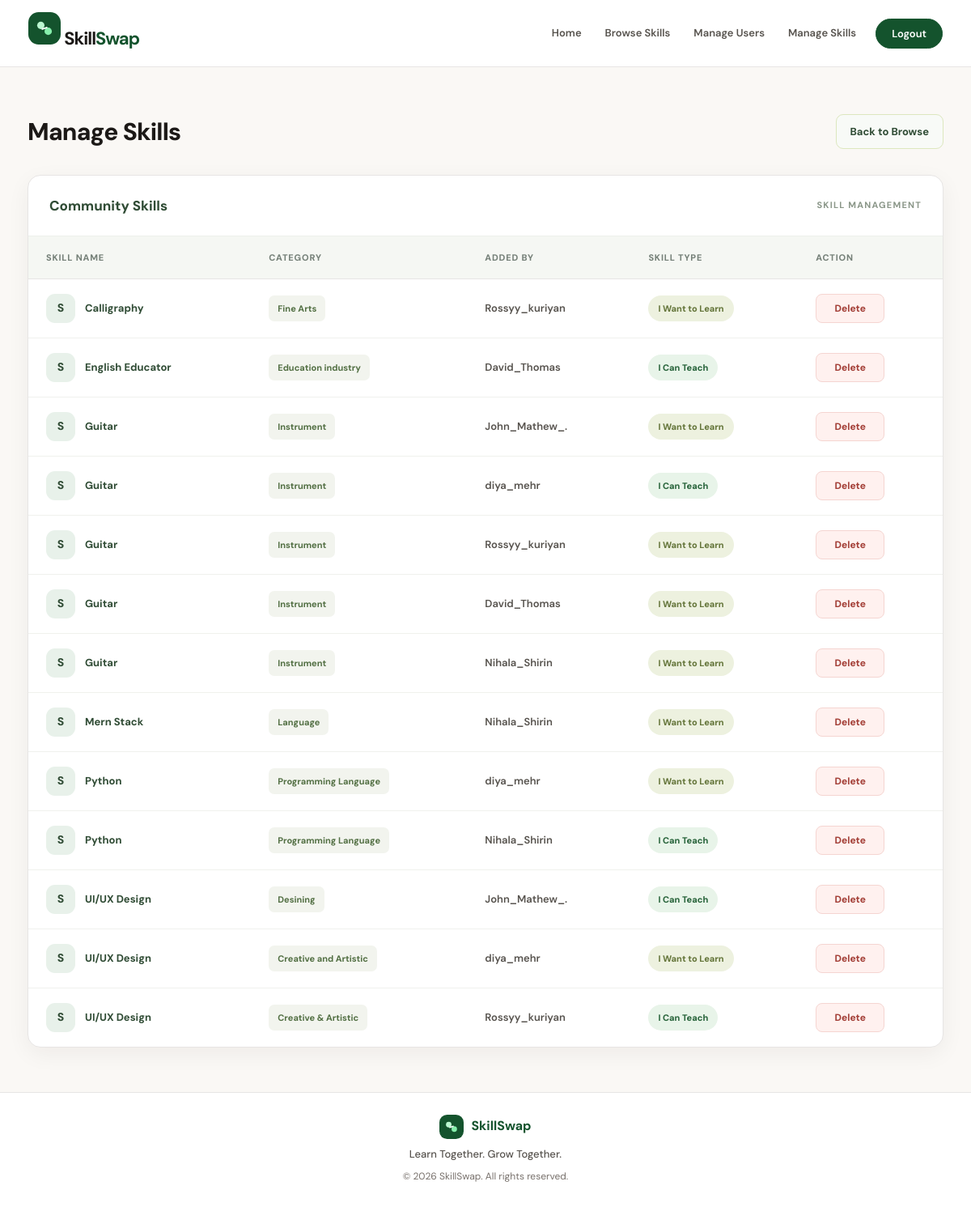
/admin-panel/manage-skills/ (signed in), run on the app's committed database.
### skills/models.py (models this page shows, shortened)
class UserSkill(models.Model):
    SKILL_TYPE_CHOICES = [
        ('TEACH', 'I Can Teach'),
        ('LEARN', 'I Want to Learn'),
    ]
    user = models.ForeignKey(User, on_delete=models.CASCADE)
    skill = models.ForeignKey(Skill, on_delete=models.CASCADE)
    skill_type = models.CharField(
        max_length=10,
        choices=SKILL_TYPE_CHOICES
    )

class Skill(models.Model):
    name = models.CharField(max_length=100)
    category = models.ForeignKey(
    SkillCategory,
    on_delete=models.SET_NULL,
    null=True,
    blank=True,
    related_name="skills"
    )

class SkillCategory(models.Model):
    name = models.CharField(max_length=100, unique=True)

### admin_panel/views.py (the view)
# urls.py: path('manage-skills/', views.manage_skills, name='manage_skills'),
@login_required
@user_passes_test(is_admin)
def manage_skills(request):
    skills = UserSkill.objects.select_related(
        'user',
        'skill',
        'skill__category'
    ).order_by('skill__name')
    return render(
        request,
        'admin_panel/manage_skills.html',
        {'skills': skills}
    )

### admin_panel/views.py (called while the page is built)
def is_admin(user):
    return user.is_staff or user.is_superuser

### admin_panel/templates/admin_panel/manage_skills.html (shortened to what this page needs)
{% extends "base.html" %}
{% load static %}
{% block extra_css %}
<link rel="stylesheet" href="{% static 'css/manage_skills.css' %}">
{% endblock %}
{% block content %}
<section class="manage-skills-page">
    <div class="manage-skills-header">
        <h2>Manage Skills</h2>
        <a href="{% url 'admin_dashboard' %}" class="back-dashboard">
            Back to Browse
        </a>
    </div>
    <div class="skills-table-section">
        <div class="skills-table-heading">
            <h3>Community Skills</h3>
            <span>SKILL MANAGEMENT</span>
        </div>
        <div class="skills-table-wrapper">
            <table class="skills-table">
                <thead>
                    <tr>
                        <th>Skill Name</th>
                        <th>Category</th>
                        <th>Added By</th>
                        <th>Skill Type</th>
                        <th>Action</th>
                    </tr>
                </thead>
                <tbody>
                    {% for item in skills %}
                    <tr>
                        <td>
                            <div class="skill-name-cell">
                                <span class="skill-icon">S</span>
                                <span>{{ item.skill.name }}</span>
                            </div>
                        </td>
                        <td>
                            <span class="skill-category">
                                {{ item.skill.category.name|default:"Uncategorized" }}
                            </span>
                        </td>
                        <td class="skill-user">
                            {{ item.user.username }}
                        </td>
                        <td>
                            <span class="skill-type {{ item.skill_type|lower }}">
                                {{ item.get_skill_type_display }}
                            </span>
                        </td>
                        <td>
                            <form
                                method="POST"
                                action="{% url 'delete_user_skill' item.id %}"
                                class="skill-action-form"
                            >
                                <button type="submit" class="skill-delete-btn">
                                    Delete
                                </button>
                            </form>
                        </td>
                    </tr>
                    {% empty %}
                    <tr>
                        <td colspan="5" class="skills-empty">
                            No skills available.
                        </td>
                    </tr>
                    {% endfor %}
                </tbody>
            </table>
        </div>
    </div>
</section>
{% endblock %}

### static/css/style.css (style rules this page uses)
:root { --ss-cream: #faf8f5; --ss-hero-bg: #edf4ee; --ss-how-bg: #f6f4ef; --ss-warm-tint: #e8f1ea; --ss-card-bg: #ffffff; --ss-forest: #14532d; --ss-forest-hover: #166534; --ss-sage-soft: #dcfce7; --ss-ink: #1c1917; --ss-ink-muted: #57534e; --ss-line: #e7e5e4; }
* { margin: 0; padding: 0; box-sizing: border-box; }
html { scroll-behavior: smooth; }
body { min-height: 100vh; display: flex; flex-direction: column; background-color: var(--ss-cream); color: var(--ss-ink); font-family: "DM Sans", sans-serif; line-height: 1.65; }
.skill-category { display: inline-block; padding: 5px 10px; background: #f0f5ed; color: #526f43; border-radius: 6px; font-size: 11px; font-weight: 600; }

### static/css/manage_skills.css (style rules this page uses)
.manage-skills-page { max-width: 1180px; margin: 55px auto; padding: 0 24px; color: #1c1917; }
.manage-skills-header { display: flex; justify-content: space-between; align-items: center; gap: 20px; margin-bottom: 28px; }
.manage-skills-header h2 { margin: 0; font-size: 30px; font-weight: 750; letter-spacing: -0.8px; color: #1c1917; }
.back-dashboard { display: inline-flex; align-items: center; padding: 10px 17px; border: 1px solid #dce7be; border-radius: 9px; background: #f8faf7; color: #304c35; font-size: 13px; font-weight: 650; text-decoration: none; transition: 0.2s ease; }
.skills-table-section { overflow: hidden; background: #ffffff; border: 1px solid #e7e5e4; border-radius: 16px; box-shadow: 0 8px 28px rgba(28, 25, 23, 0.055); }
.skills-table-heading { display: flex; justify-content: space-between; align-items: center; padding: 23px 26px; border-bottom: 1px solid #edf0eb; }
.skills-table-heading h3 { margin: 0; color: #304c35; font-size: 17px; font-weight: 750; }
.skills-table-heading span { color: #8a9688; font-size: 11px; font-weight: 700; letter-spacing: 1.2px; }
.skills-table-wrapper { width: 100%; overflow-x: auto; }
.skills-table { width: 100%; border-collapse: separate; border-spacing: 0; text-align: left; }
.skills-table thead { background: #f5f7f3; }
.skills-table th { padding: 17px 22px; color: #758078; font-size: 11px; font-weight: 750; letter-spacing: 0.8px; text-transform: uppercase; white-space: nowrap; border-bottom: 1px solid #e7e5e4; }
.skills-table td { padding: 18px 22px; color: #57534e; font-size: 13px; border-bottom: 1px solid #f0f1ed; vertical-align: middle; }
.skills-table tbody tr { transition: background 0.2s ease; }
.skills-table tbody tr:last-child td { border-bottom: none; }
.skill-name-cell { display: flex; align-items: center; gap: 12px; color: #304c35; font-weight: 700; }
.skill-icon { display: flex; align-items: center; justify-content: center; width: 36px; height: 36px; flex-shrink: 0; border-radius: 11px; background: #e8f1ea; color: #304c35; font-size: 14px; font-weight: 750; }
.skill-category { display: inline-block; padding: 7px 11px; border-radius: 7px; background: #f2f4ee; color: #526f43; font-size: 11px; font-weight: 650; }
.skill-user { color: #758078; font-weight: 600; }
.skill-type { display: inline-block; padding: 7px 12px; border-radius: 30px; font-size: 11px; font-weight: 750; white-space: nowrap; }
.skill-type.teach { background: #e8f4e9; color: #28643b; }
.skill-type.learn { background: #edf1df; color: #65763b; }
.skill-action-form { margin: 0; }
.skill-delete-btn { min-width: 85px; padding: 9px 15px; border: 1px solid #f5d5d1; border-radius: 8px; background: #fff1ef; color: #a33e36; font-family: inherit; font-size: 12px; font-weight: 700; cursor: pointer; transition: all 0.2s ease; }

### data on the page
UserSkill: skill.name "Calligraphy", skill.category.name "Fine Arts", user.username "Rossyy_kuriyan", skill_type "I Want to Learn"
UserSkill: skill.name "English Educator", skill.category.name "Education industry", user.username "David_Thomas", skill_type "I Can Teach"
UserSkill: skill.name "Guitar", skill.category.name "Instrument", user.username "John_Mathew_.", skill_type "I Want to Learn"
UserSkill: skill.name "Guitar", skill.category.name "Instrument", user.username "diya_mehr", skill_type "I Can Teach"
UserSkill: skill.name "Guitar", skill.category.name "Instrument", user.username "Rossyy_kuriyan", skill_type "I Want to Learn"
UserSkill: skill.name "Guitar", skill.category.name "Instrument", user.username "David_Thomas", skill_type "I Want to Learn"
UserSkill: skill.name "Guitar", skill.category.name "Instrument", user.username "Nihala_Shirin", skill_type "I Want to Learn"
UserSkill: skill.name "Mern Stack", skill.category.name "Language", user.username "Nihala_Shirin", skill_type "I Want to Learn"
UserSkill: skill.name "Python", skill.category.name "Programming Language", user.username "diya_mehr", skill_type "I Want to Learn"
UserSkill: skill.name "Python", skill.category.name "Programming Language", user.username "Nihala_Shirin", skill_type "I Can Teach"
UserSkill: skill.name "UI/UX Design", skill.category.name "Desining", user.username "John_Mathew_.", skill_type "I Can Teach"
UserSkill: skill.name "UI/UX Design", skill.category.name "Creative and Artistic", user.username "diya_mehr", skill_type "I Want to Learn"
UserSkill: skill.name "UI/UX Design", skill.category.name "Creative & Artistic", user.username "Rossyy_kuriyan", skill_type "I Can Teach"
